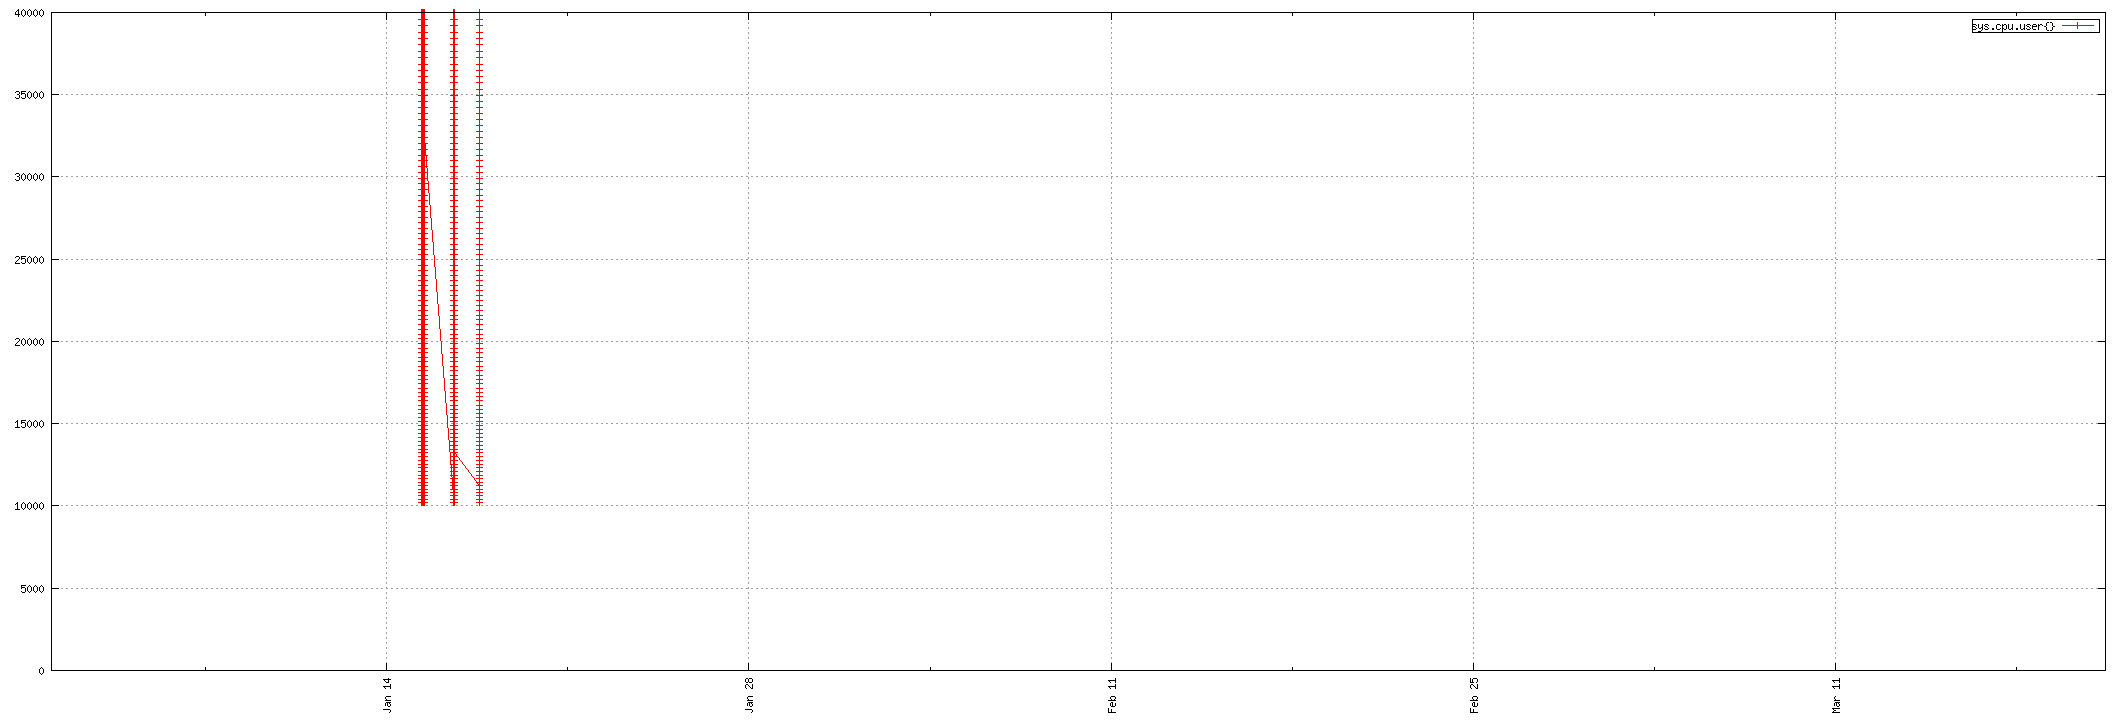

This chart was generated by the following gnuplot code:
set term png small size 2124,720
set xdata time
set timefmt "%s"
if (GPVAL_VERSION < 4.6) set xtics rotate; else set xtics rotate right
set output "${TMPDIR-'tmp'}/tsd/6b5bf2c6.png"
set xrange ["1672534800":"1679394166"]
set format x "%b %d"
set grid
set style data linespoint
set key right box
set yrange [0:]
plot  "${TMPDIR-'tmp'}/tsd/6b5bf2c6_0.dat" using 1:2 title "sys.cpu.user{}"
